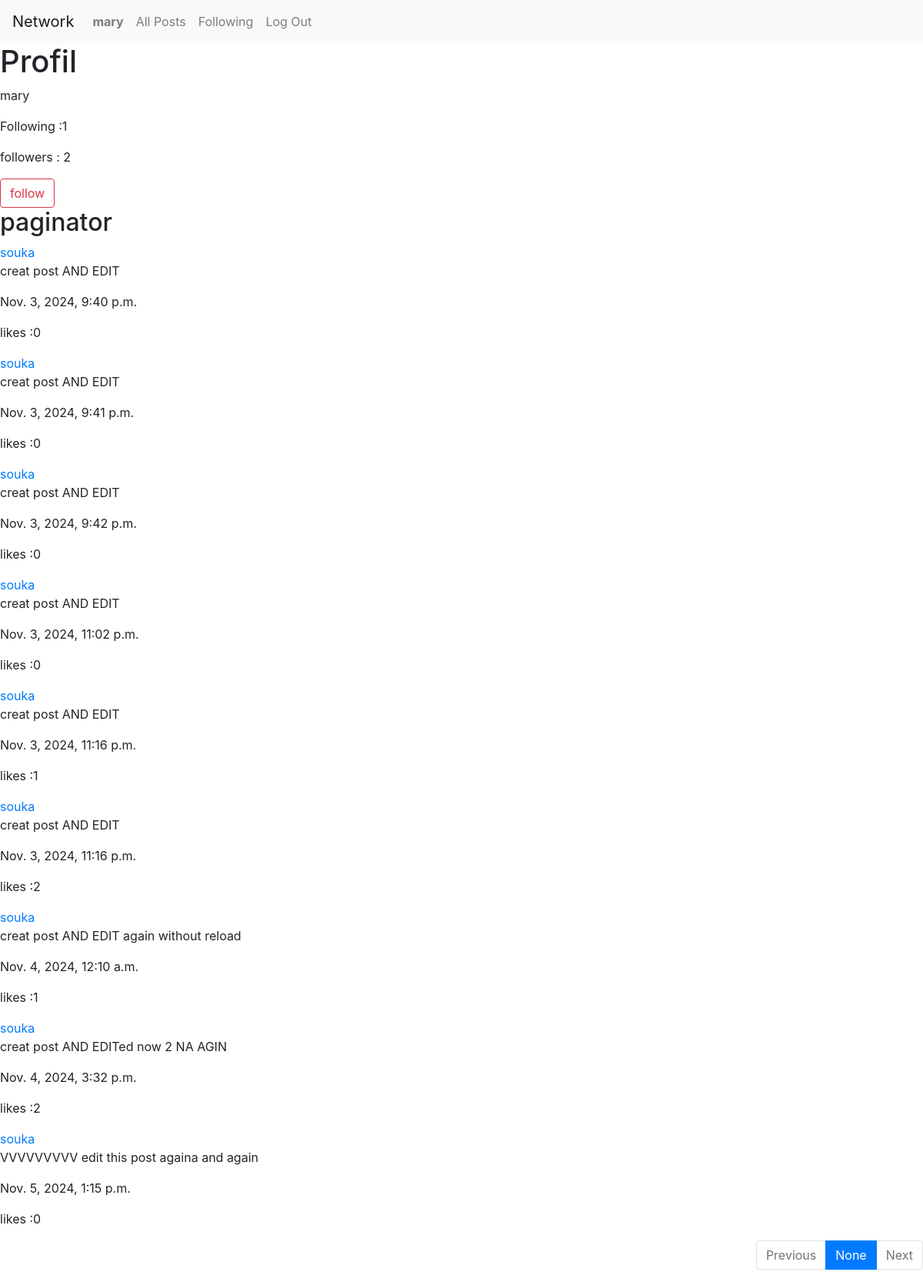
The page /profil/souka (signed in) on the database as committed earlier.
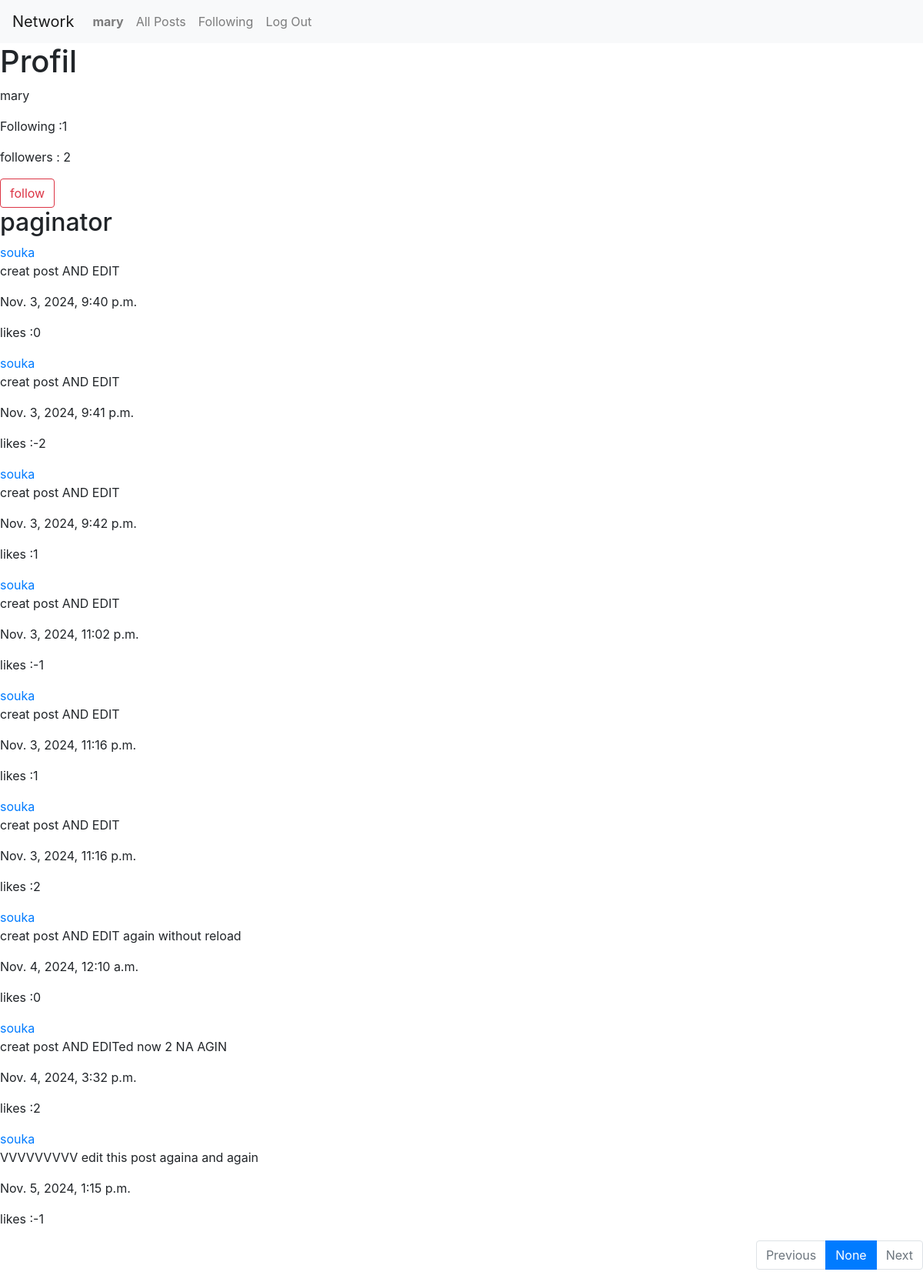
The same page on the database as committed later.
### network/models.py (models this page shows, shortened)
class Post(models.Model):
    user = models.ForeignKey("User", on_delete=models.CASCADE, related_name="emails")
    content = models.TextField(blank=True)
    timestamp = models.DateTimeField(auto_now_add=True)
    like = models.IntegerField(default=0)
    followers = models.ManyToManyField(User, through='follow' , through_fields=('post_fo', 'follower'),related_name='followed_post')

class User(AbstractUser):
    pass

### network/views.py (the view)
# urls.py: path("profil/<str:name>", views.profil ,name="profil"),
@csrf_exempt
def profil(request,name):
     users= request.user
     foll= follow.objects.filter(follower=users)
     following_users = [f.following for f in foll]
     following_nbr =len(following_users)
     follower_nbr=len(follow.objects.filter(following=users))
     userr = User.objects.get(username=name)
     post = Post.objects.filter(user=userr)
     paginator = Paginator(post, 10)
     page_number = request.GET.get('page')
     page_obj = paginator.get_page(page_number)
     return render(request, "network/profil.html",{
         "posts":post,
         "others":users,
         "userr":userr,
         "following_nbr":following_nbr,
         "follower_nbr":follower_nbr,
          'page_obj': page_obj,
         'page_number':page_number,
                  })

### network/templates/network/profil.html (shortened to what this page needs)
{% extends "network/layout.html" %}
{% load static %}
{% block body %}
   <h1>Profil</h1>
    <div id="profil1">
       <p>{{user.username}}</p>
       <p>Following :{{following_nbr}}</p>
       <p>followers : {{follower_nbr}}</p>
       {% if others != userr %}
       <div>
        <form action="{% url 'follow' userr %}" method="post">
            <button type="submit" class="btn btn-outline-danger">follow</button>
            </form>
       </div>
       {% endif %}
    </div>
    <div id ="post_user">
        <h2>paginator</h2>
        {% for post in page_obj %}
        <div id="post">
            <a href="{%url 'profil' post.user %}" >{{post.user}} </a>
            <p>{{post.content}}</p>
            <p>{{post.timestamp}}</p>
            <p>likes :{{post.like}}</p>
        </div>
         {% endfor %}
        <nav aria-label="Page navigation example">
            <ul class="pagination justify-content-end">
                {% if page_obj.has_previous %}
                <li ><a class="page-link" href="?page={{ page_obj.previous_page_number }}" >Previous</a></li>
                <li class="page-item"><a class="page-link" href="?page={{page_obj.previous_page_number }}">{{page_obj.previous_page_number }}</a></li>
                {% else %}
                <li class="page-item disabled"><span class="page-link " aria-disabled="true">Previous</span></li>
                {% endif %}
              <li class="page-item active"><a class="page-link" href="?page={{page_obj}}">{{page_number}}</a></li>
              {% if page_obj.has_next %}
              <li class="page-item"><a class="page-link" href="?page=3">{{page_obj.next_page_number  }}</a></li>
                <li class="page-item"><a class="page-link" href="?page={{ page_obj.next_page_number }}">Next</a>
                {% else %}
                <li class="page-item disabled"><span class="page-link page-item disabled" aria-disabled="true">Next</span>
                {% endif %}
              </li>
            </ul>
          </nav>
    </div>
{% endblock %}

Rows that differ between the two databases and show on the page:
changed Post "Nov. 3, 2024, 9:41 p.m.": like "0" → "-2"
changed Post "Nov. 3, 2024, 9:42 p.m.": like "0" → "1"
changed Post "Nov. 3, 2024, 11:02 p.m.": like "0" → "-1"
changed Post "creat post AND EDIT again without reload": like "1" → "0"
changed Post "VVVVVVVVV edit this post againa and again": like "0" → "-1"
